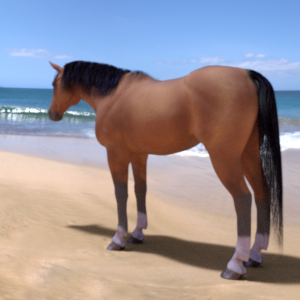
#> input picture horse-human-prediction/data/train/horse-or-human/horses/horse02-3.png, 300 x 300 px; its folder holds only this picture in this run
$ jupyter execute --allow-errors 01_data_preparation.ipynb
#> lines starting #> are read from the running program, lines starting #| are printed output that depends on the picture
[cell 1]
import matplotlib.pyplot as plt
import numpy as np
import os
from PIL import Image

[cell 2]
train_path = "data/train"
validation_path = "data/validation"

[cell 3]
print(os.listdir(train_path))
#> (the rest of this cell did not finish here and is left out)

[cell 4]
train_horse_path = train_path + "/horse-or-human/horses"
train_human_path = train_path + "/horse-or-human/humans"

validation_horse_path = validation_path + "/validation-horse-or-human/horses"
validation_human_path = validation_path + "/validation-horse-or-human/humans"

# horse_file = os.listdir(horse_path)
#
# print(horse_file[:5])
# print(len(horse_file))

[cell 5]
def load_class_data(directory, label):
#> called with directory = 'data/train/horse-or-human/horses', label = 0
    images = []
    labels = []
    filenames = sorted(os.listdir(directory))
    for filename in filenames:
        image_path = os.path.join(directory, filename)
        with Image.open(image_path) as img:
#> img is the input picture: PIL image 300x300 RGBA; mean R, G, B, A 153.2, 145.6, 151.7, 255
            img = img.convert("RGB").resize((128,128))
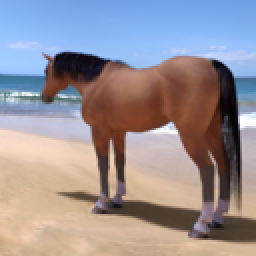
#> img: PIL image 128x128 RGB (shown 2 times larger); mean R, G, B 153.2, 145.6, 151.7
            image_array = np.array(img)

        images.append(image_array)
        labels.append(label)

    # [4 lines of commented-out code are left out]

    return np.array(images), np.array(labels)

[cell 6]
train_horse_images, train_horse_labels = load_class_data(train_horse_path, 0)
#> train_horse_labels = [0]
train_human_images, train_human_labels = load_class_data(train_human_path, 1)
#> call 2 of load_class_data, with directory = 'data/train/horse-or-human/humans', label = 1
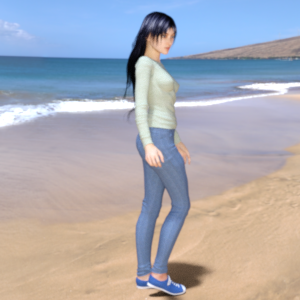
#> input picture horse-human-prediction/data/train/horse-or-human/humans/human01-22.png, 300 x 300 px
#> in load_class_data, img is the input picture: PIL image 300x300 RGBA; mean R, G, B, A 171.4, 171.5, 179.7, 255
#> in load_class_data (call 2), `img = img.convert("RGB").resize((128,128))`:
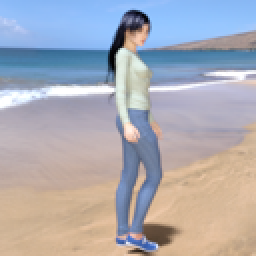
#> img: PIL image 128x128 RGB (shown 2 times larger); mean R, G, B 171.4, 171.5, 179.6
#> train_human_labels = [1]

validation_horse_images, validation_horse_labels = load_class_data(validation_horse_path, 0)
#> validation_horse_labels = [0]
validation_human_images, validation_human_labels = load_class_data(validation_human_path, 1)
#> validation_human_labels = [1]

# [4 lines of commented-out code are left out]

```The next is to join the both classes  into one training-image collection```

[cell 7]
def load_total_data(human_images, human_labels, horse_images, horse_labels):
    total_images =  np.concatenate((human_images,horse_images))
    total_labels = np.concatenate((human_labels,horse_labels))
#> total_labels = [0, 1]

    return total_images, total_labels

[cell 8]
train_images, train_labels = load_total_data(
    train_horse_images,
    train_horse_labels,
    train_human_images,
    train_human_labels
)
#> train_labels = [0, 1]

validation_images, validation_labels = load_total_data(
    validation_horse_images,
    validation_horse_labels,
    validation_human_images,
    validation_human_labels
)
#> validation_labels = [0, 1]

[cell 9]
print(train_images.shape)
#| (2, 128, 128, 3)
print(train_labels.shape)
#| (2,)
print(validation_images.shape)
#| (2, 128, 128, 3)
print(validation_labels.shape)
#| (2,)

[cell 10]
# print(train_images[:2])
# print(train_labels[:2])

[cell 11]
index = 128
#> (the rest of this cell did not finish here and is left out)

[cell 12]
X_train = train_images
y_train = train_labels
#> y_train = [0, 1]
X_validation = validation_images
y_validation = validation_labels
#> y_validation = [0, 1]
print(X_train.shape)
#| (2, 128, 128, 3)

## Data preprocessing

We flatten and normalize the images before training. Normalization places the pixel values on a smaller scale, which can make gradient descent more stable and help it converge faster.

The training examples are shuffled at the beginning of each epoch before they are divided into mini-batches.

[cell 13]
X_train_flattened = X_train.reshape(X_train.shape[0], -1)
y_train = y_train.reshape(1,-1)
#> y_train = [[0, 1]]

X_validation_flattened = X_validation.reshape(X_validation.shape[0], -1)
y_validation = y_validation.reshape(1,-1)
#> y_validation = [[0, 1]]

X_train_flattened = X_train_flattened.T
#> X_train_flattened = 49152 pairs, first value 1 to 255, second value 0 to 255
X_validation_flattened = X_validation_flattened.T
#> X_validation_flattened has the same summary as X_train_flattened

[cell 14]
mean = np.mean(X_train_flattened, axis=1, keepdims=True)
std = np.std(X_train_flattened, axis=1, keepdims=True)
safe_std = np.where(std  == 0, 1,std )
X_train_normalized = (X_train_flattened - mean) / safe_std
#> X_train_normalized = 49152 pairs, first value -1 to 1, second value -1 to 1
X_validation_normalized = (X_validation_flattened - mean) / safe_std
#> X_validation_normalized has the same summary as X_train_normalized

# print(X_train_normalized.shape)
# print(X_validation_normalized.shape)
# print(y_train.shape)

[cell 15]
rng = np.random.default_rng(42) # makes the shuffling reproducible
permutation = rng.permutation(X_train_normalized.shape[1])
#> permutation = [1, 0]

X_train_shuffled= X_train_normalized[:,permutation]
#> X_train_shuffled has the same summary as X_train_normalized
y_train_shuffled = y_train[:,permutation]
#> y_train_shuffled = [[1, 0]]


#
# print(X_train_shuffled[:1])
